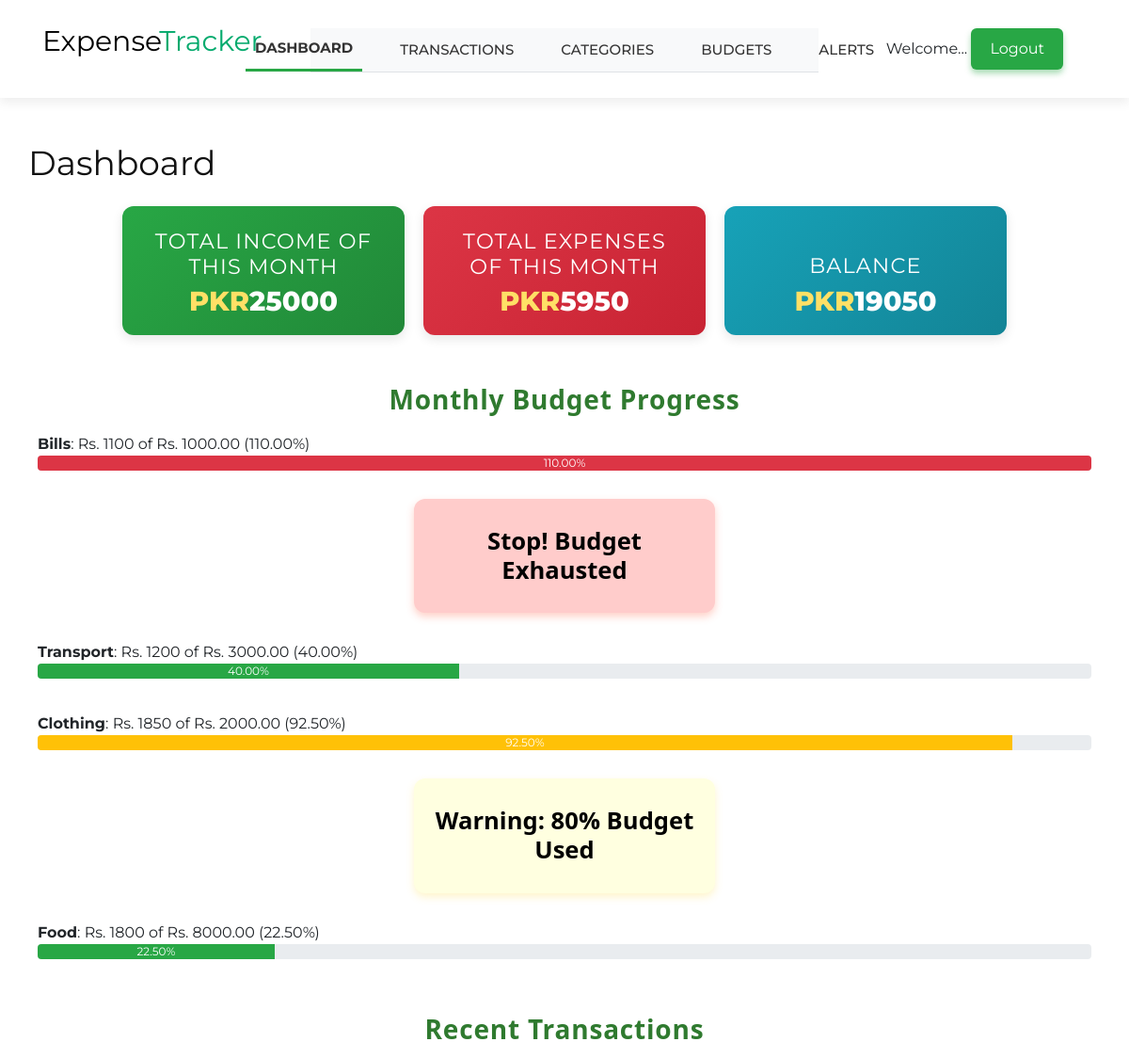
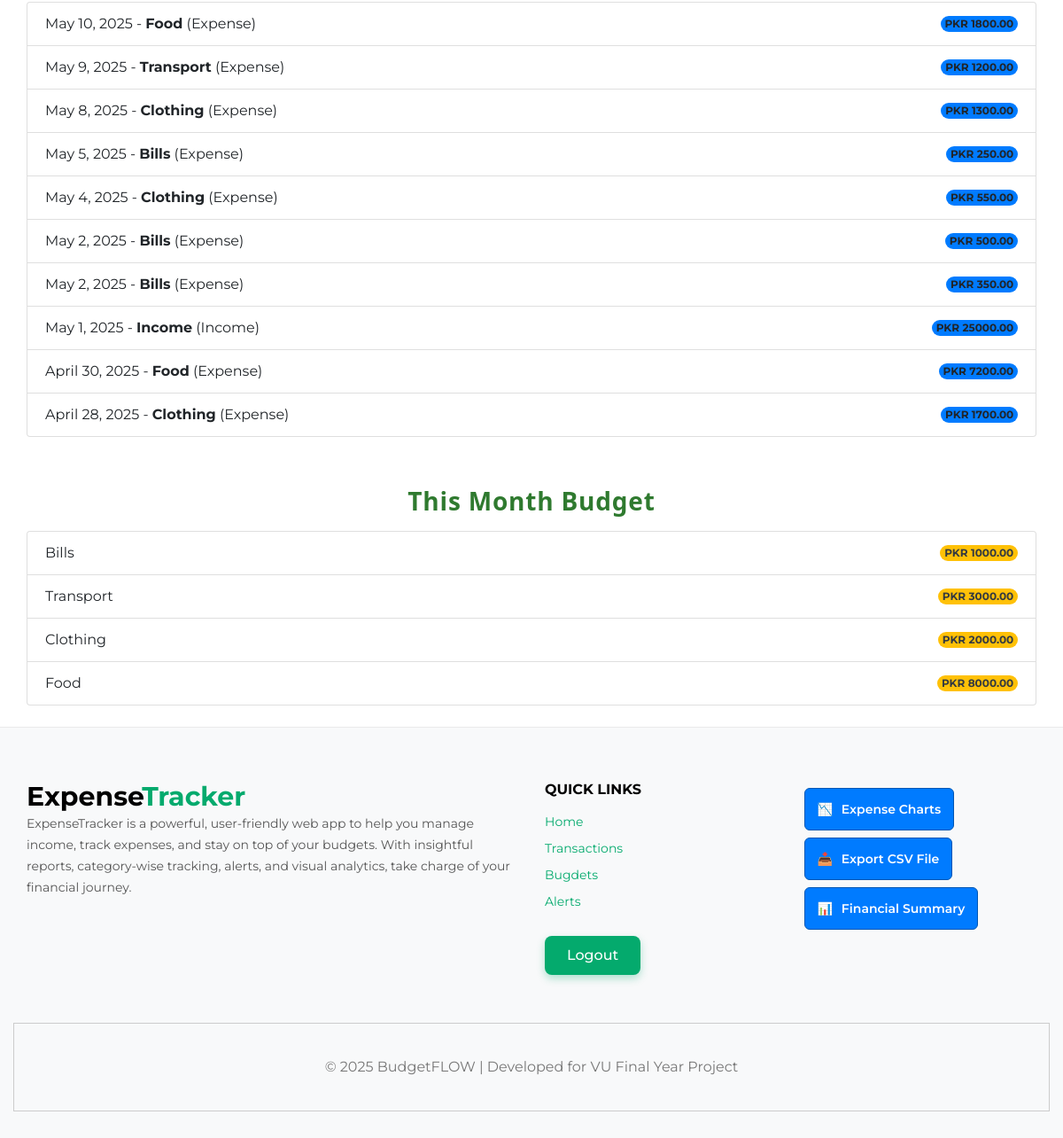
The app's page / (signed in), older data (2 pictures, top to bottom).
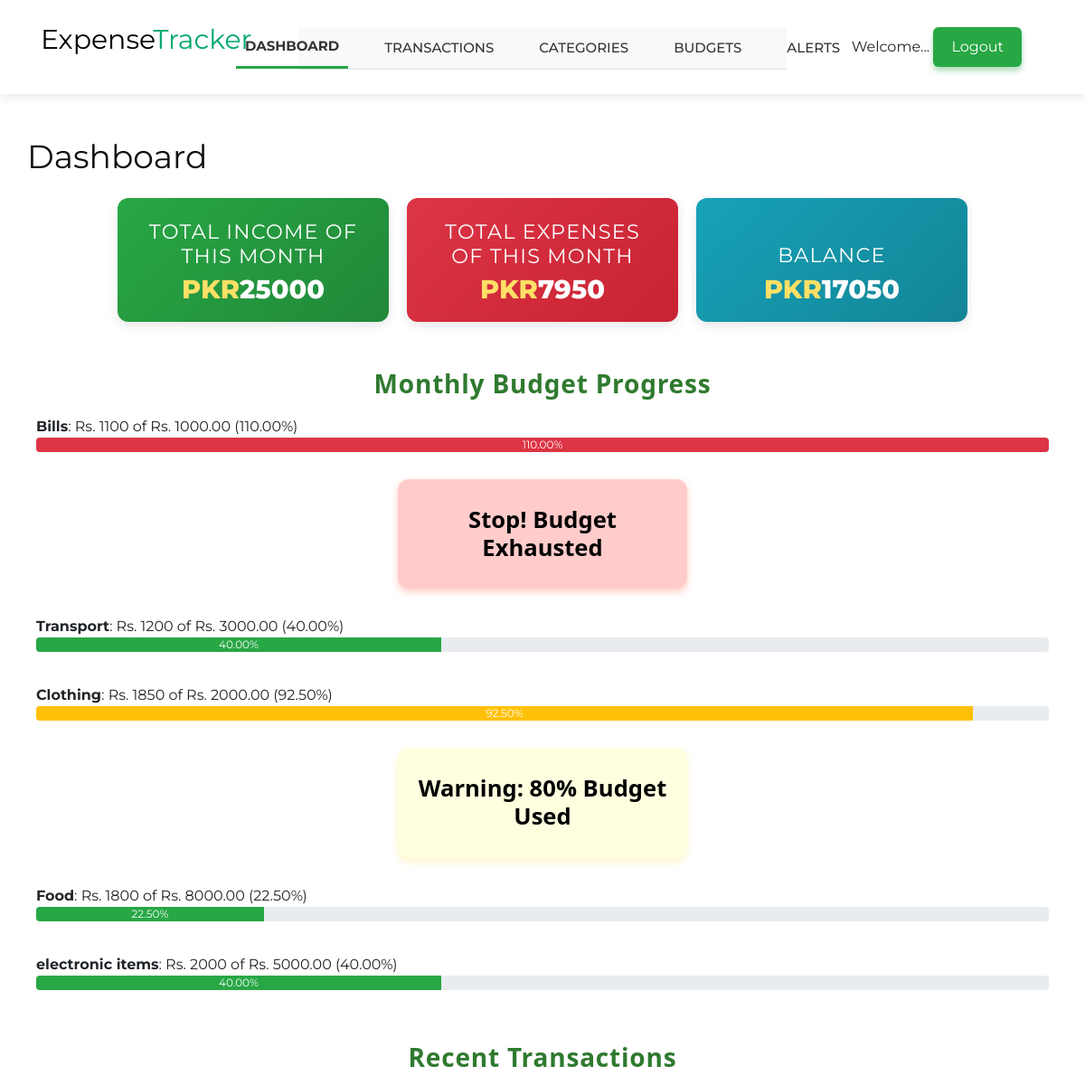
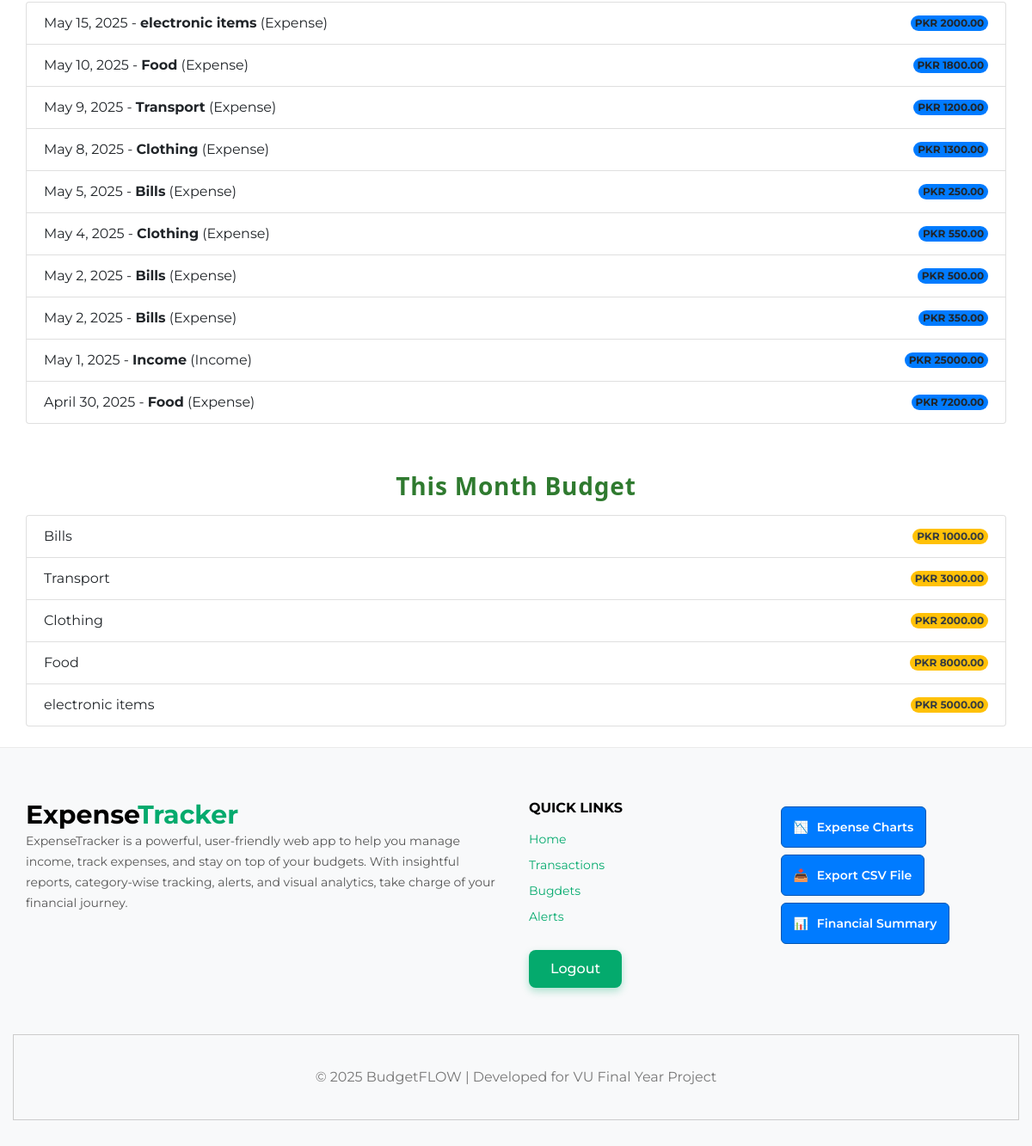
The same page, newer data (2 pictures, top to bottom).
### BudgetFlow/models.py (models this page shows, shortened)
class Category(models.Model):
    name = models.CharField(max_length=100)

class Budget(models.Model):
    user = models.ForeignKey(User, on_delete=models.CASCADE)
    category = models.ForeignKey(Category, on_delete=models.CASCADE)
    amount = models.DecimalField(max_digits=10, decimal_places=2)
    month = models.PositiveIntegerField()  # 1 = Jan, 12 = Dec
    year = models.PositiveIntegerField()

class Transaction(models.Model):
    TRANSACTION_TYPES = (
        ('Income', 'Income'),
        ('Expense', 'Expense'),
    )
    user = models.ForeignKey(User, on_delete=models.CASCADE)
    type = models.CharField(max_length=10, choices=TRANSACTION_TYPES)
    amount = models.DecimalField(max_digits=10, decimal_places=2)
    category = models.ForeignKey(Category, on_delete=models.SET_NULL, null=True)
    date = models.DateField()
    description = models.TextField(blank=True, null=True)

### BudgetFlow/views.py (the view)
# urls.py: path('', views.home, name="home"),
@login_required(login_url='login')
def home(request):
    user = request.user
    page = 'Home'
    sub_page = 'Dashboard'
    pgTitle = f"{page} | {sub_page}"
    today = date.today()
    current_month = today.month
    current_year = today.year
    full_transactions = Transaction.objects.filter(user=user).order_by('-date')
    transactions = full_transactions[:10]
    monthly_transactions = full_transactions.filter(date__month=current_month, date__year=current_year)
    total_income = monthly_transactions.filter(type='Income').aggregate(Sum('amount'))['amount__sum'] or 0
    total_expense = monthly_transactions.filter(type='Expense').aggregate(Sum('amount'))['amount__sum'] or 0
    balance = total_income - total_expense
    current_month_budgets = Budget.objects.filter(user=user, month=current_month, year=current_year)
    budget_progress = []
    for budget in current_month_budgets:
        spent = Transaction.objects.filter(
            user=user,
            type='Expense',
            category=budget.category,
            date__month=current_month,
            date__year=current_year
        ).aggregate(Sum('amount'))['amount__sum'] or 0
        percent_used = (spent / budget.amount) * 100 if budget.amount else 0
        if percent_used >= 80:
            alert_message = f"Warning: You have used {round(percent_used)}% of your budget for '{budget.category.name}' this month."
            if not Alert.objects.filter(user=user, message=alert_message, is_read=False).exists():
                Alert.objects.create(user=user, message=alert_message)
        budget_progress.append({
            'category': budget.category.name,
            'amount': budget.amount,
            'spent': spent,
            'percent_used': round(percent_used, 2)
        })
    alerts = Alert.objects.filter(user=request.user, is_read=False)
    context = {
        'page': page,
        'sub_page': sub_page,
        'pgTitle': pgTitle,
        'transactions': transactions,
        'income': total_income,
        'expense': total_expense,
        'balance': balance,
        'budgets': current_month_budgets,
        'budget_progress': budget_progress,
        'alerts': alerts,
    }
    return render(request, 'BudgetFlow/home.html', context)

### BudgetFlow/templates/BudgetFlow/home.html (shortened to what the changed rows need)
{% extends 'main.html' %}
{% load static %}
{% block content %}
  <div class="container mt-5">
    <h2 class="mb-4">Dashboard</h2>
<div style="
  display: flex;
  gap: 20px;
  justify-content: center;
  margin: 20px;
  flex-wrap: wrap;
">
  <div style="
    flex: 1 1 280px;
    max-width: 300px;
    background: linear-gradient(135deg, #28a745, #218838);
    color: white;
    border-radius: 12px;
    box-shadow: 0 4px 12px rgba(0,0,0,0.1);
    padding: 24px 32px;
    text-align: center;
    font-family: 'Segoe UI', Tahoma, Geneva, Verdana, sans-serif;
    font-weight: 700;
    cursor: default;
    transition: transform 0.3s, box-shadow 0.3s;
  "
  onmouseover="this.style.transform='scale(1.05)'; this.style.boxShadow='0 8px 24px rgba(0,0,0,0.2)';"
  onmouseout="this.style.transform='scale(1)'; this.style.boxShadow='0 4px 12px rgba(0,0,0,0.1)';"
  >
  </div>
  <div style="
    flex: 1 1 280px;
    max-width: 300px;
    background: linear-gradient(135deg, #dc3545, #c82333);
    color: white;
    border-radius: 12px;
    box-shadow: 0 4px 12px rgba(0,0,0,0.1);
    padding: 24px 32px;
    text-align: center;
    font-family: 'Segoe UI', Tahoma, Geneva, Verdana, sans-serif;
    font-weight: 700;
    cursor: default;
    transition: transform 0.3s, box-shadow 0.3s;
  "
  onmouseover="this.style.transform='scale(1.05)'; this.style.boxShadow='0 8px 24px rgba(0,0,0,0.2)';"
  onmouseout="this.style.transform='scale(1)'; this.style.boxShadow='0 4px 12px rgba(0,0,0,0.1)';"
  >
    <h5 style="margin-bottom: 12px; color:white; font-size: 1.4rem; letter-spacing: 1.2px; text-transform: uppercase;">
      Total Expenses of This Month
    </h5>
    <p style="font-size: 1.8rem; color:white; font-weight: 800; margin: 0;">
     <span style="color: #ffe066;">PKR</span>{{ expense }}
    </p>
  </div>
  <div style="
    flex: 1 1 280px;
    max-width: 300px;
    background: linear-gradient(135deg, #17a2b8, #138496);
    color: white;
    border-radius: 12px;
    box-shadow: 0 4px 12px rgba(0,0,0,0.1);
    padding: 24px 32px;
    padding-top: 50px;
    text-align: center;
    font-family: 'Segoe UI', Tahoma, Geneva, Verdana, sans-serif;
    font-weight: 700;
    cursor: default;
    transition: transform 0.3s, box-shadow 0.3s;
  "
  onmouseover="this.style.transform='scale(1.05)'; this.style.boxShadow='0 8px 24px rgba(0,0,0,0.2)';"
  onmouseout="this.style.transform='scale(1)'; this.style.boxShadow='0 4px 12px rgba(0,0,0,0.1)';"
  >
    <h5 style="margin-bottom: 12px; color:white; font-size: 1.4rem; letter-spacing: 1.2px; text-transform: uppercase;">
      Balance
    </h5>
    <p style="font-size: 1.8rem; color:white; font-weight: 800; margin: 0;">
      <span style="color: #ffe066;">PKR</span>{{ balance }}
    </p>
  </div>
</div>
  <div style="text-align: center;">
    <h4 style="
      margin-top: 1.5rem; /* approximate mt-4 spacing */
      color: #2f7a2f;
      padding: 8px 16px;
      font-family: 'Segoe UI', Tahoma, Geneva, Verdana, sans-serif;
      font-weight: 800;
      font-size: 1.75rem;
      letter-spacing: 0.8px;
      user-select: none;
      display: inline-block;
    ">
    </h4>
  </div>
    {% for bp in budget_progress %}
      <div class="mb-3" style="padding: 10px;">
        <strong>{{ bp.category }}</strong>: Rs. {{ bp.spent }} of Rs. {{ bp.amount }} ({{ bp.percent_used }}%)
        <div class="progress">
          <div class="progress-bar
          {% if bp.percent_used >= 100 %}
            bg-danger
            {% elif bp.percent_used >= 80 %}
            bg-warning
            {% else %}
            bg-success
            {% endif %}
            role="progressbar"
            style="width: {{ bp.percent_used }}%;"
            aria-valuenow="{{ bp.percent_used }}
            aria-valuemin="0"
            aria-valuemax="100">{{ bp.percent_used }}%</div>
        </div>
      </div>
{% if bp.percent_used >= 100 %}
  <h2 style="
    max-width: 320px;
    margin: 20px auto;
    padding: 30px 20px;
    color: #000000;
    background-color: #ffcccb;
    border-radius: 12px;
    font-family: 'Segoe UI', Tahoma, Geneva, Verdana, sans-serif;
    font-weight: 700;
    font-size: 1.6rem;
    text-align: center;
    box-shadow: 0 4px 8px rgba(255, 99, 71, 0.3);
    user-select: none;
  ">
    Stop! Budget Exhausted
  </h2>
  {% elif bp.percent_used >= 80 %}
  <h2 style="
    max-width: 320px;
    margin: 20px auto;
    padding: 30px 20px;
    color: #000000;
    background-color: #ffffe0;
    border-radius: 12px;
    font-family: 'Segoe UI', Tahoma, Geneva, Verdana, sans-serif;
    font-weight: 700;
    font-size: 1.6rem;
    text-align: center;
    box-shadow: 0 4px 8px rgba(255, 223, 86, 0.3);
    user-select: none;
  ">
    Warning: 80% Budget Used
  </h2>
{% endif %}
    {% empty %}
      <p>No budgets set for this month.</p>
    {% endfor %}
      <div style="text-align: center;">
    <h4 style="
      margin-top: 1.5rem; /* approximate mt-4 spacing */
      margin-bottom: 0.5rem;
      color: #2f7a2f;
      padding: 8px 16px;
      font-family: 'Segoe UI', Tahoma, Geneva, Verdana, sans-serif;
      font-weight: 800;
      font-size: 1.75rem;
      letter-spacing: 0.8px;
      user-select: none;
      display: inline-block;
    ">
    </h4>
  </div>
    <ul class="list-group mb-4">
      {% for tx in transactions %}
        <li class="list-group-item d-flex justify-content-between align-items-center">
          <div>
            {{ tx.date }} - <strong>{{ tx.category.name }}</strong> ({{ tx.type }})
          </div>
          <span class="badge bg-primary rounded-pill">PKR {{ tx.amount }}</span>
        </li>
      {% empty %}
        <li class="list-group-item text-muted">No transactions found.</li>
      {% endfor %}
    </ul>
      <div style="text-align: center;">
    <h4 style="
      margin-top: 1.5rem; /* approximate mt-4 spacing */
      margin-bottom: 0.5rem;
      color: #2f7a2f;
      padding: 8px 16px;
      font-family: 'Segoe UI', Tahoma, Geneva, Verdana, sans-serif;
      font-weight: 800;
      font-size: 1.75rem;
      letter-spacing: 0.8px;
      user-select: none;
      display: inline-block;
    ">
    </h4>
  </div>
    <ul class="list-group mb-4">
      {% for b in budgets %}
        <li class="list-group-item d-flex justify-content-between align-items-center">
          <span>{{ b.category.name }}</span>
          <span class="badge bg-warning text-dark rounded-pill">PKR {{ b.amount }}</span>
        </li>
      {% empty %}
        <li class="list-group-item text-muted">No budget set for this month.</li>
      {% endfor %}
    </ul>
</div>
{% endblock %}

Row changes from the older to the newer data that the page shows:
no longer on this page (row unchanged): Transaction: date "April 28, 2025", category.name "Clothing", type "Expense", amount "1700.00"
added Category: category "electronic items"
added Budget: amount "5000.00", category.name "electronic items", amount "5000.00"
added Transaction: date "May 15, 2025", category.name "electronic items", type "Expense", amount "2000.00"
Text that changed along with them:
{{ expense }}: "5950" → "7950"
{{ balance }}: "19050" → "17050"
new list line: ": Rs. 2000 of Rs. ( 40.00 %) 40.00 %"
